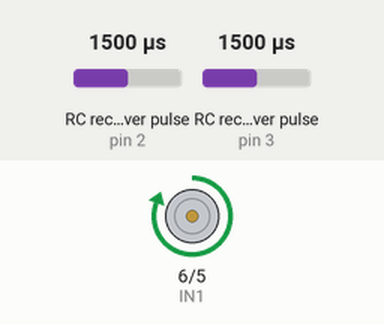
A sketch run on a simulated Arduino Mega 2560, built with avr-gcc and run on an emulated ATmega2560. On the bench: motor-driver pin pairs drawn as motors (green arrow = first pin HIGH = forward, orange = second pin HIGH = backward, longer = more drive). Wiring (inferred from the names in the program): 2 × RC receiver channel: data pin 2 / data pin 3. The inputs (shaded band) are chosen by the test bench; at power-on: RC receiver pulse (sensors on pin 2, pin 3) 1500 µs. What the sketch prints to the serial monitor is not drawn.

Above: at 8.2 s.
8.3 s: RC receiver pulse (sensor on pin 2) set to 1020 µs
11.3 s: RC receiver pulse (sensor on pin 2) set to 1750 µs
14.3 s: RC receiver pulse (sensor on pin 2) set to 1500 µs
17.3 s: RC receiver pulse (sensor on pin 3) set to 1250 µs
At 21.46 s:
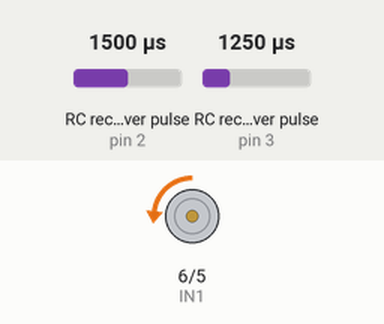
At 22.5 s:
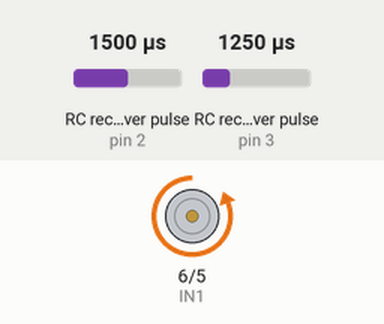
Timing chart, 0 to 24.0 s (numbered marks = the images above; inputs shaded):
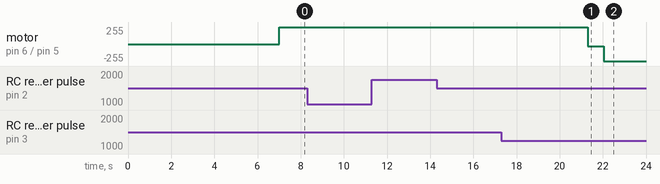

Measured:
- after the input at 17.3 s, motor on pin 6 (IN1) / pin 5 (IN2): stays forward 255/255 (without the input it goes to forward 134/255 after 3.2 s)

The sketch:

ControlMotor_SPSin.ino
```cpp
#define CANAL_A 2//D5;
#define CANAL_B 3//D6;
#define IN2 5 //D2;
#define IN1 6 //D3;

//double deg_to_pwm = 1023.0/360.0;
double deg_to_pwm = 255.0/360.0;
//double count_to_deg = 360.0/(20.4 * 48.0);
//double count_to_deg = 360.0/(19 * 24.0);
double count_to_deg = 360.0/(9.7 * 48.0);

long count = 0;
boolean A,B;
byte state, statep;

double setpoint = -180;
unsigned long initial_time = 0;
double x = -10;
bool ascending = 1;

double error = 0;
double prev_integral = 0;
double prev_error = 0;
double pwm_control = 0;
unsigned long prev_time = 0;

//void ICACHE_RAM_ATTR handleInterrupt();
//void ICACHE_RAM_ATTR handleInterrupt_2();
void handleInterrupt();

void setup() {
  //Serial.swap();
  Serial.begin(115200);
  pinMode(CANAL_A, INPUT);
  pinMode(CANAL_B, INPUT);
  pinMode(IN2, OUTPUT);
  pinMode(IN1, OUTPUT);
  attachInterrupt(digitalPinToInterrupt(CANAL_A), handleInterrupt, CHANGE);
  attachInterrupt(digitalPinToInterrupt(CANAL_B), handleInterrupt, CHANGE);
  delay(2000);
  count = 0;

  delay(5000);

  //analogWriteFreq(500);
  prev_time = millis();
  setpoint = map(analogRead(A11), 0, 1023, -360, 360);
}

void loop()
{

  unsigned long current_time = millis();
  double delta_time = ((double)current_time - (double)prev_time)/1000;
  error = ((double)count)*count_to_deg - setpoint;
  double integral = (double)delta_time *error + prev_integral;
  double diff = (error - prev_error)/((double)delta_time);

  // kp = .1; ki = .25; kd = 0;
  //kp = 1.51; ki = .7; kd = 0.05;
  double kp = 1.51;
  double ki = .7;
  double kd = 0.1;

  pwm_control = kp*error + ki*integral + kd*diff;
  prev_time = current_time;
  prev_error = error;
  prev_integral = integral;

  //int pwm = constrain(abs(pwm_control), 28.3, 255);
  int pwm = constrain(abs(pwm_control), 0, 360);
  if(pwm != 0)
  {
    pwm = map(pwm, 0, 360, 35, 255);
  }
  uint8_t IN = 0;
  if(pwm_control < 0)
  {
    IN = IN2;
    digitalWrite(IN1, LOW);
    digitalWrite(IN2, HIGH);
  }
  else
  {
    IN = IN1;
    digitalWrite(IN2, LOW);
    digitalWrite(IN1, HIGH);
  }

  analogWrite(IN, pwm);

  Serial.print(setpoint);
  Serial.print(" ");
  Serial.print(count*count_to_deg);
  Serial.print(" ");
  Serial.print(delta_time, 6);
  Serial.println(" -360 360");
  //Serial.println(count*count_to_deg);


  delay(0.5);
  if((millis() - initial_time) > 750)
  {
    initial_time = millis();
    setpoint = 4*180*asin(x/10)/3.1416;
    if(ascending)
    {
      x++;
      if(x>10)
      {
        ascending = 0;
      }
    }
    if(!ascending)
    {
      x--;
      if(x<-10)
      {
        ascending = 1;
      }
    }
  }
}

//This program get executed when interrupt is occures i.e.change of input state
void handleInterrupt() {
    A = digitalRead(CANAL_A);
    B = digitalRead(CANAL_B);

    if ((A==HIGH)&&(B==HIGH)) state = 1;
    if ((A==HIGH)&&(B==LOW)) state = 2;
    if ((A==LOW)&&(B==LOW)) state = 3;
    if((A==LOW)&&(B==HIGH)) state = 4;

    switch (state)
    {
      case 1:
      {
        if (statep == 2) count++;
        if (statep == 4) count--;
        break;
      }
      case 2:
      {
        if (statep == 1) count--;
        if (statep == 3) count++;
        break;
      }
      case 3:
      {
        if (statep == 2) count --;
        if (statep == 4) count ++;
        break;
      }
      default:
      {
        if (statep == 1) count++;
        if (statep == 3) count--;
      }
    }
    statep = state;
}
```
